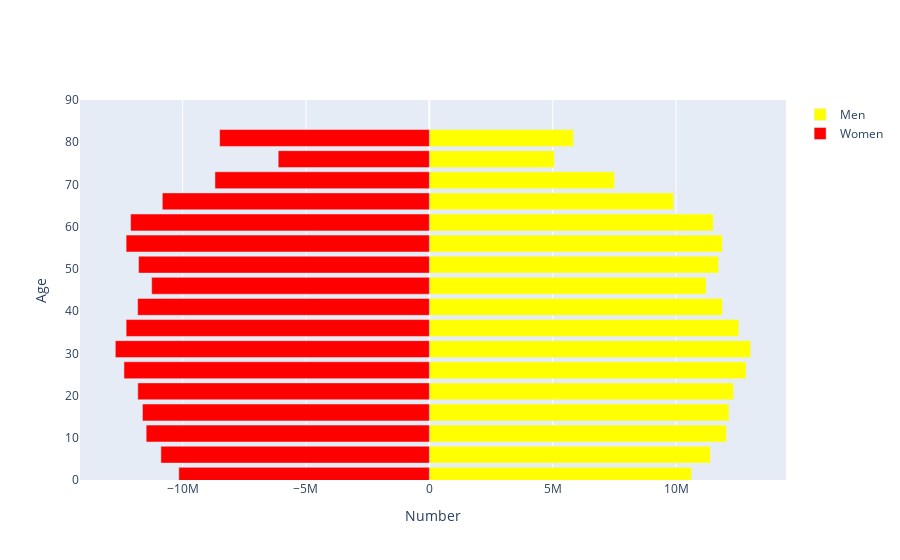

The notebook cell this image was saved under:
### Markdown cell above
#### Population Pyramid

### Code cell
SOURCE = 40
indicators = wbdata.get_indicator(source=SOURCE)
indicators
age_ranges = []

# Ranges top out at 80, and go in five year increments
for i in range(0,80,5):
    age_ranges.append(f"{i:02d}"+f"{i+4:02d}")

age_ranges.append("80UP")

print(age_ranges)
#
male_variables = {"SP.POP."+age_range+".MA":"Males "+age_range for age_range in age_ranges}
female_variables = {"SP.POP."+age_range+".FE":"Females "+age_range for age_range in age_ranges}

variables = male_variables
variables.update(female_variables)

df = wbdata.get_dataframe(variables,country="NAC")
#
import plotly.offline as py
import plotly.graph_objs as go
import pandas as pd
import numpy as np

py.init_notebook_mode(connected=True)

layout = go.Layout(barmode='overlay',
                   yaxis=go.layout.YAxis(range=[0, 90], title='Age'),
                   xaxis=go.layout.XAxis(title='Number'))

year = 2021

bins = [go.Bar(x = df.loc[str(year),:].filter(regex="Male").values,
               y = [int(s[:2])+1 for s in age_ranges],
               orientation='h',
               name='Men',
               marker=dict(color='yellow'),
               hoverinfo='skip'
               ),

        go.Bar(x = -df.loc[str(year),:].filter(regex="Female").values,
               y=[int(s[:2])+1 for s in age_ranges],
               orientation='h',
               name='Women',
               marker=dict(color='red'),
               hoverinfo='skip',
               )
        ]
py.iplot(dict(data=bins, layout=layout))

### Figure 1 — Plotly figure (JSON) as saved in the notebook; plotly's stock layout.template omitted (floating-point values rounded to 4 significant figures)
{"data": [{"hoverinfo": "skip", "marker": {"color": "yellow"}, "name": "Men", "orientation": "h", "type": "bar", "x": [10627947, 11390383, 12043798, 12142022, 12326737, 12832894, 13024263, 12540930, 11881343, 11217116, 11720158, 11879043, 11508894, 9900431, 7509223, 5063493, 5840691], "y": [1, 6, 11, 16, 21, 26, 31, 36, 41, 46, 51, 56, 61, 66, 71, 76, 81]}, {"hoverinfo": "skip", "marker": {"color": "red"}, "name": "Women", "orientation": "h", "type": "bar", "x": [-10154803, -10880560, -11476916, -11628252, -11817132, -12377349, -12728129, -12290109, -11823644, -11254725, -11785749, -12290197, -12108173, -10823268, -8688820, -6125608, -8500916], "y": [1, 6, 11, 16, 21, 26, 31, 36, 41, 46, 51, 56, 61, 66, 71, 76, 81]}], "layout": {"barmode": "overlay", "xaxis": {"title": {"text": "Number"}}, "yaxis": {"range": [0, 90], "title": {"text": "Age"}}}}
